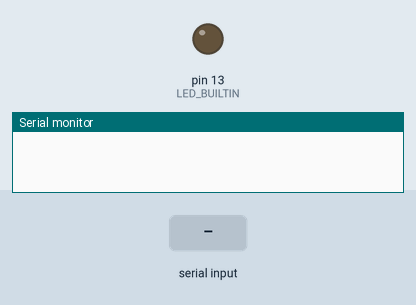
A program run on a simulated Arduino Uno, built with avr-gcc and run on an emulated ATmega328P. Parts: output pins drawn as LEDs (lit = HIGH), the last lines printed to the serial monitor. Inputs (shaded band) come from the test bench.

Above: at 1.2 s.
1.3 s: "N" received over Serial
At 2.5 s:
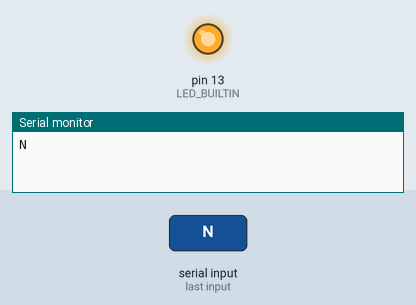
2.8 s: "F" received over Serial
At 3.9 s:
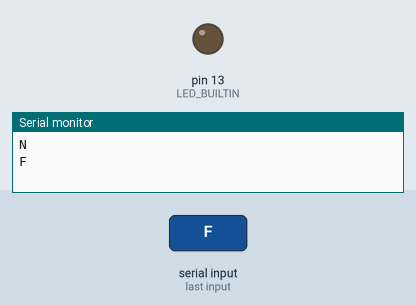
Timing chart, 0 to 5.8 s (numbered marks = the images above; inputs shaded):
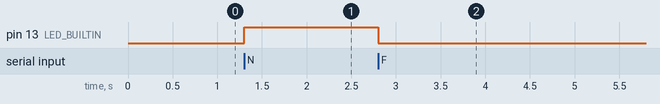

Measured:
- after the input at 1.3 s, pin 13 (LED_BUILTIN): LOW → HIGH at once
- after the input at 2.8 s, pin 13 (LED_BUILTIN): HIGH → LOW at once

The program:

main.cpp
```cpp
#include <Arduino.h>
// put function declarations here:
// String readString;
char operation;
void setup()
{
  // put your setup code here, to run once:
  Serial.begin(115200);
  pinMode(LED_BUILTIN, OUTPUT);
  digitalWrite(LED_BUILTIN, LOW);
}

void loop()
{
  if(Serial.available())
  {
    operation = Serial.read();
    Serial.println(operation);
    if(operation == 'F')
    {
        digitalWrite(LED_BUILTIN, LOW);
    }
    else if(operation == 'N')
    {
      digitalWrite(LED_BUILTIN, HIGH);
    }
  }
  // How to read a string
  // while (Serial.available())
  // {
  //   delay(2); // delay to allow byte to arrive in input buffer
  //   char c = Serial.read();
  //   readString += c;
  // }

  // if (readString.length() > 0)
  // {
  //   Serial.println(readString);

  //   readString = "";
  // }
}
```
